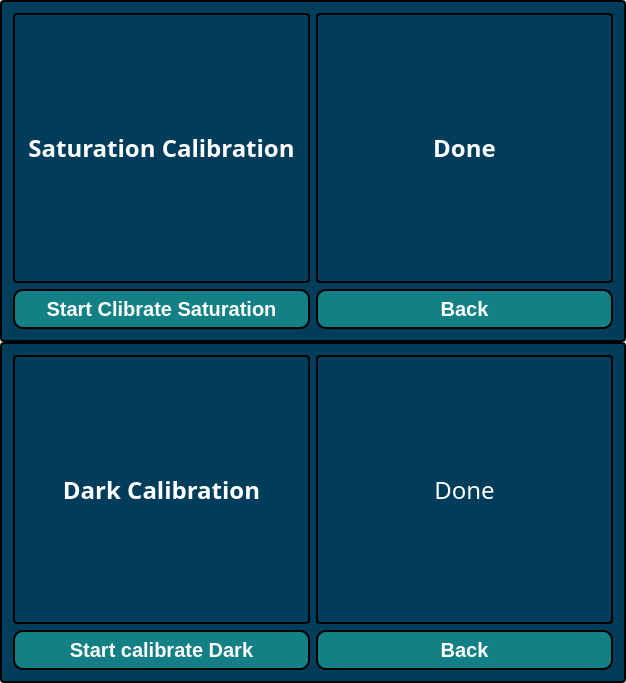
<?xml version="1.0" encoding="UTF-8"?>
<ui version="4.0">
 <class>MainWindow</class>
 <widget class="QMainWindow" name="MainWindow">
  <property name="geometry">
   <rect>
    <x>0</x>
    <y>0</y>
    <width>626</width>
    <height>683</height>
   </rect>
  </property>
  <property name="windowTitle">
   <string>MainWindow</string>
  </property>
  <widget class="QWidget" name="centralwidget">
   <property name="styleSheet">
    <string notr="true">QFrame, QLabel, QToolTip {
    border: 2px solid black;
    border-radius: 4px;
    padding: 2px;
    background-color:rgb(0, 61, 90) ;
	color: white;
}</string>
   </property>
   <layout class="QVBoxLayout" name="verticalLayout">
    <property name="spacing">
     <number>0</number>
    </property>
    <property name="leftMargin">
     <number>0</number>
    </property>
    <property name="topMargin">
     <number>0</number>
    </property>
    <property name="rightMargin">
     <number>0</number>
    </property>
    <property name="bottomMargin">
     <number>0</number>
    </property>
    <item>
     <widget class="QFrame" name="frame">
      <property name="frameShape">
       <enum>QFrame::StyledPanel</enum>
      </property>
      <property name="frameShadow">
       <enum>QFrame::Raised</enum>
      </property>
      <layout class="QGridLayout" name="gridLayout">
       <item row="0" column="0">
        <widget class="QLabel" name="label">
         <property name="font">
          <font>
           <family>Open Sans Condensed ExtraBold</family>
           <pointsize>18</pointsize>
           <weight>75</weight>
           <bold>true</bold>
          </font>
         </property>
         <property name="text">
          <string>Saturation Calibration</string>
         </property>
         <property name="alignment">
          <set>Qt::AlignCenter</set>
         </property>
        </widget>
       </item>
       <item row="1" column="0">
        <widget class="QPushButton" name="pushButton">
         <property name="styleSheet">
          <string notr="true">	QPushButton {
	background-color: #138086;
    border-style: outset;
    border-width: 2px;
    border-radius: 10px;
    border-color: black;
    font: bold 20px;
    min-width: 10em;
    padding: 6px;
	color:rgb(255,255,255);
}
QPushButton:pressed {
	background-color:rgb(100,170,255)
}</string>
         </property>
         <property name="text">
          <string>Start Clibrate Saturation</string>
         </property>
        </widget>
       </item>
       <item row="1" column="1">
        <widget class="QPushButton" name="backButton">
         <property name="styleSheet">
          <string notr="true">	QPushButton {
	background-color: #138086;
    border-style: outset;
    border-width: 2px;
    border-radius: 10px;
    border-color: black;
    font: bold 20px;
    min-width: 10em;
    padding: 6px;
	color:rgb(255,255,255);
}
QPushButton:pressed {
	background-color:rgb(100,170,255)
}</string>
         </property>
         <property name="text">
          <string>Back</string>
         </property>
        </widget>
       </item>
       <item row="0" column="1">
        <widget class="QLabel" name="label_4">
         <property name="font">
          <font>
           <family>Open Sans Condensed ExtraBold</family>
           <pointsize>18</pointsize>
           <weight>75</weight>
           <bold>true</bold>
          </font>
         </property>
         <property name="text">
          <string>Done</string>
         </property>
         <property name="alignment">
          <set>Qt::AlignCenter</set>
         </property>
        </widget>
       </item>
      </layout>
     </widget>
    </item>
    <item>
     <widget class="QFrame" name="frame_2">
      <property name="frameShape">
       <enum>QFrame::StyledPanel</enum>
      </property>
      <property name="frameShadow">
       <enum>QFrame::Raised</enum>
      </property>
      <layout class="QGridLayout" name="gridLayout_2">
       <item row="0" column="0">
        <widget class="QLabel" name="label_2">
         <property name="font">
          <font>
           <family>Open Sans Condensed ExtraBold</family>
           <pointsize>18</pointsize>
           <weight>75</weight>
           <bold>true</bold>
          </font>
         </property>
         <property name="text">
          <string>Dark Calibration</string>
         </property>
         <property name="alignment">
          <set>Qt::AlignCenter</set>
         </property>
        </widget>
       </item>
       <item row="0" column="1">
        <widget class="QLabel" name="label_3">
         <property name="font">
          <font>
           <family>Open Sans Condensed ExtraBold</family>
           <pointsize>18</pointsize>
          </font>
         </property>
         <property name="text">
          <string>Done</string>
         </property>
         <property name="alignment">
          <set>Qt::AlignCenter</set>
         </property>
        </widget>
       </item>
       <item row="1" column="0">
        <widget class="QPushButton" name="pushButton_4">
         <property name="styleSheet">
          <string notr="true">	QPushButton {
	background-color: #138086;
    border-style: outset;
    border-width: 2px;
    border-radius: 10px;
    border-color: black;
    font: bold 20px;
    min-width: 10em;
    padding: 6px;
	color:rgb(255,255,255);
}
QPushButton:pressed {
	background-color:rgb(100,170,255)
}</string>
         </property>
         <property name="text">
          <string>Start calibrate Dark</string>
         </property>
        </widget>
       </item>
       <item row="1" column="1">
        <widget class="QPushButton" name="backButton_2">
         <property name="styleSheet">
          <string notr="true">	QPushButton {
	background-color: #138086;
    border-style: outset;
    border-width: 2px;
    border-radius: 10px;
    border-color: black;
    font: bold 20px;
    min-width: 10em;
    padding: 6px;
	color:rgb(255,255,255);
}
QPushButton:pressed {
	background-color:rgb(100,170,255)
}</string>
         </property>
         <property name="text">
          <string>Back</string>
         </property>
        </widget>
       </item>
      </layout>
     </widget>
    </item>
   </layout>
  </widget>
 </widget>
 <resources/>
 <connections/>
</ui>
